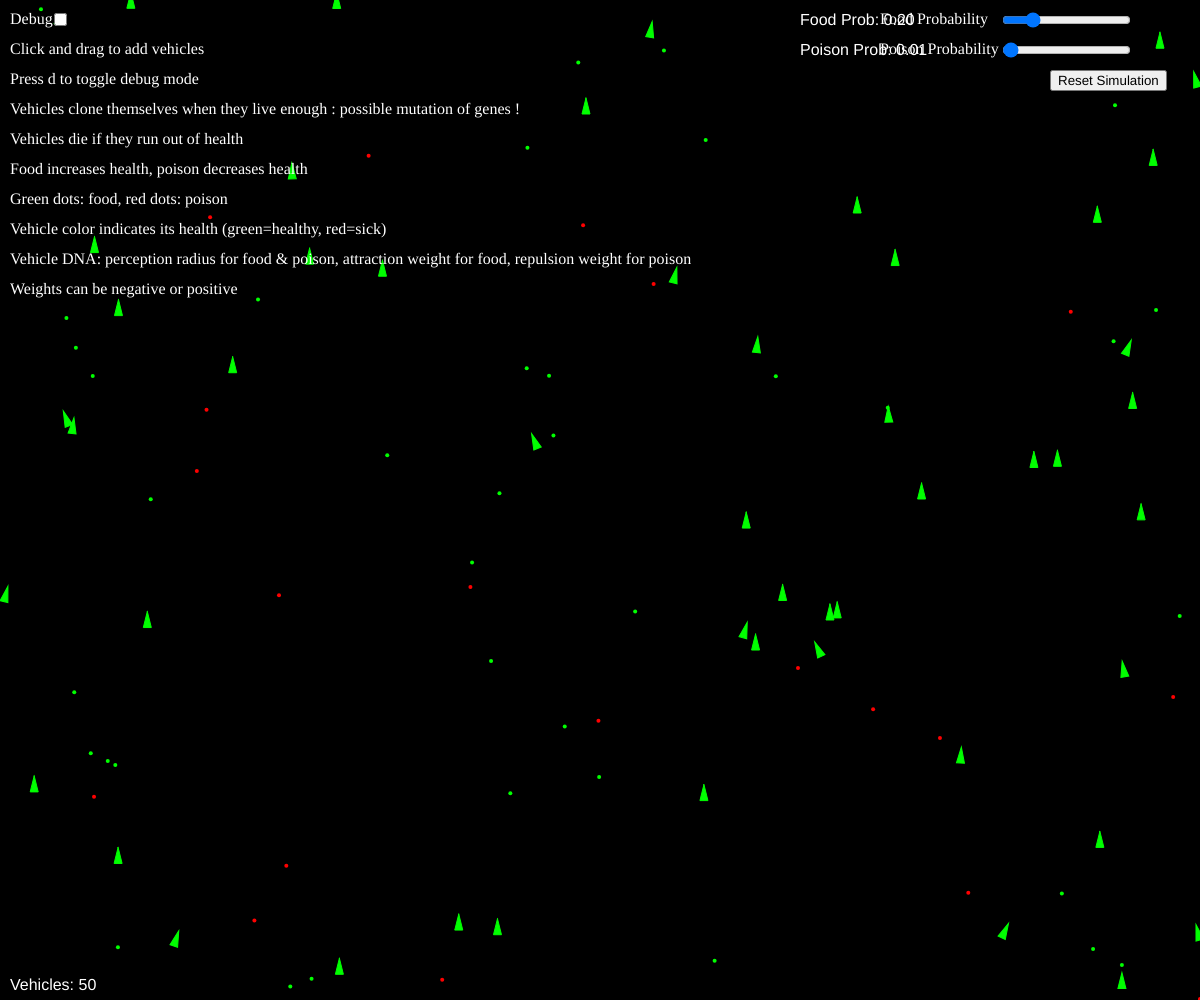
Frame 1 (no input)
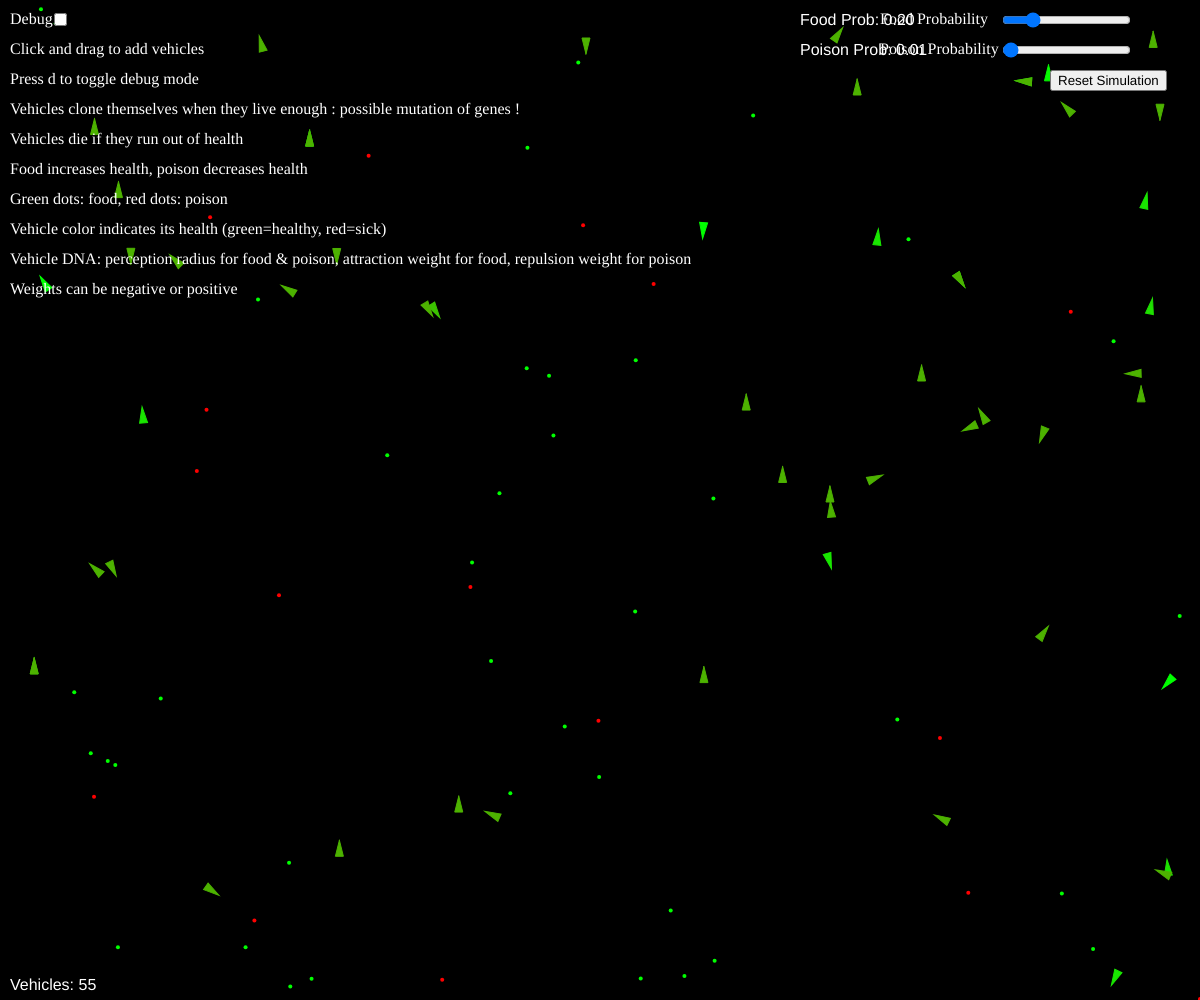
Frame 60 (no input)
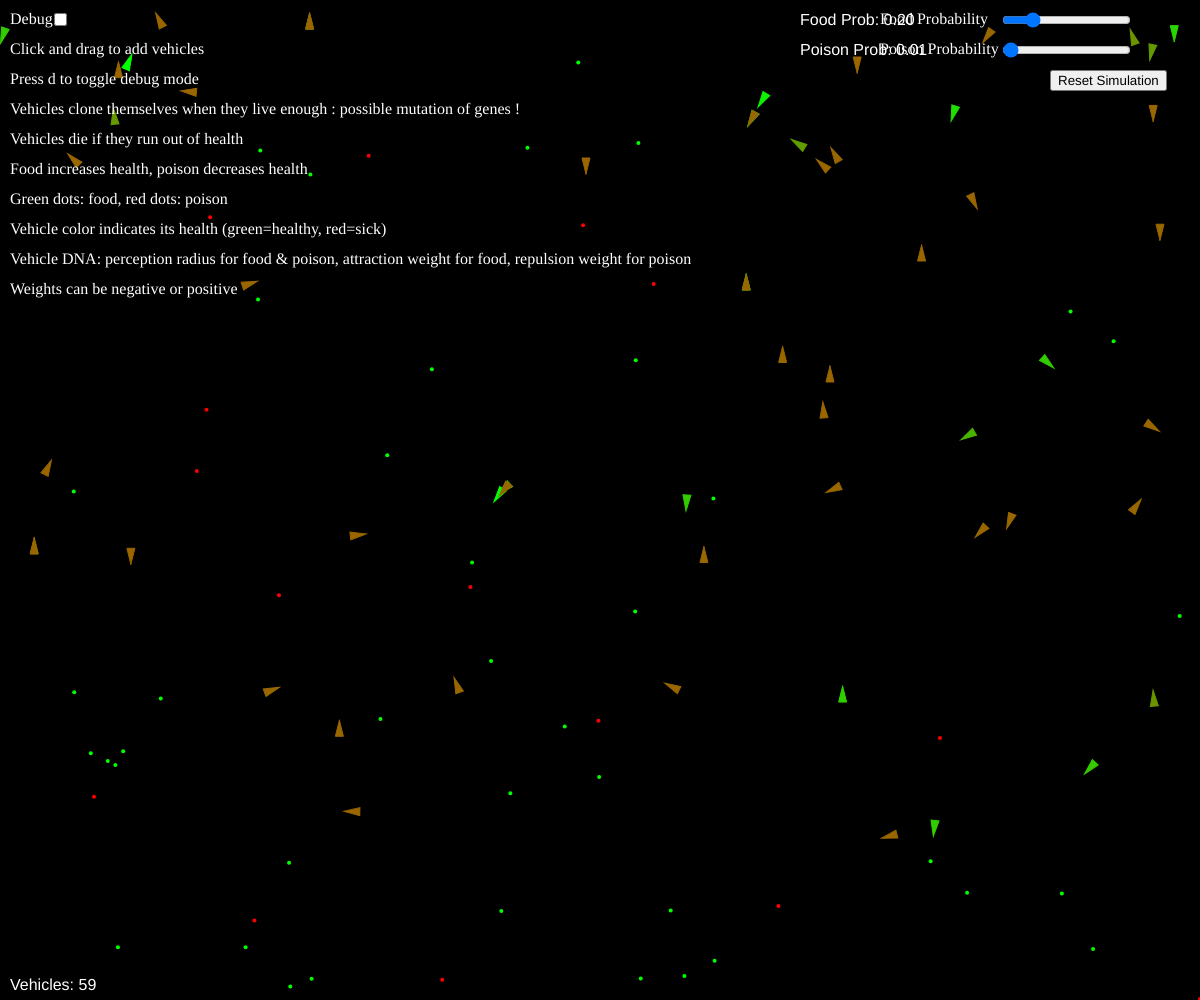
Frame 120 (the mouse pressed at the canvas centre since frame 60)

The p5.js sketch that drew these frames (run headless with seeded random() and noise() and a simulated clock; from frame 60 on, the mouse is pressed at the canvas centre):

// p5.js sketch
// ── sketch.js
// Daniel Shiffman
// The Coding Train
// Coding Challenge 69: Steering Evolution

// Part 1: https://youtu.be/flxOkx0yLrY
// Part 2: https://youtu.be/XaOVH8ZSRNA
// Part 3: https://youtu.be/vZUWTlK7D2Q
// Part 4: https://youtu.be/ykOcaInciBI
// Part 5: https://youtu.be/VnFF5V5DS8s

const vehicles = [];
const food = [];
const poison = [];

let debug;

// sliders pour régler la probabilité d'apparition de nourriture et de poison
let foodProbSlider;
let poisonProbSlider;

function setup() {
  createCanvas(windowWidth, windowHeight);
  afficheGUI();
  initSimulation();

}

function afficheGUI() {
  debug = createCheckbox();
  debug.position(50, 10);
  debug.style('color', 'white');
  // label "debug" à gauche de la checkbox
  let label = createDiv('Debug');
  label.position(10, 10);
  label.style('color', 'white');

  // Add label : "click and drag to add vehicles"
  let labelAddVehicles = createDiv('Click and drag to add vehicles');
  labelAddVehicles.position(10, 40);
  labelAddVehicles.style('color', 'white');
  // add Label "press d to toggle debug mode"
  let labelToggleDebug = createDiv('Press d to toggle debug mode');
  labelToggleDebug.position(10, 70);
  labelToggleDebug.style('color', 'white'); 
  // add label "vehicles clone themselves when they live enough"
  let labelClone = createDiv('Vehicles clone themselves when they live enough : possible mutation of genes !');
  labelClone.position(10, 100);
  labelClone.style('color', 'white');
  // add label "vehicles die if they run out of health"
  let labelDie = createDiv('Vehicles die if they run out of health');
  labelDie.position(10, 130);
  labelDie.style('color', 'white');
  // add label "food increases health, poison decreases health"
  let labelFoodPoison = createDiv('Food increases health, poison decreases health');
  labelFoodPoison.position(10, 160);
  labelFoodPoison.style('color', 'white');
  // add label "green dots: food, red dots: poison"
  let labelFoodPoisonDots = createDiv('Green dots: food, red dots: poison');
  labelFoodPoisonDots.position(10, 190);
  labelFoodPoisonDots.style('color', 'white');
  // add label : vehicle color indicates its health (green=healthy, red=sick)
  let labelHealthColor = createDiv('Vehicle color indicates its health (green=healthy, red=sick)');
  labelHealthColor.position(10, 220);
  labelHealthColor.style('color', 'white');
  // add label : vehicle DNA is made of 4 genes: radius of perception for food, radius of perception for poison, attraction weight for food, repulsion weight for poison
  let labelDNA = createDiv('Vehicle DNA: perception radius for food & poison, attraction weight for food, repulsion weight for poison');
  labelDNA.position(10, 250);
  labelDNA.style('color', 'white');
  // label : weights can be negative or positive
  let labelWeights = createDiv('Weights can be negative or positive');
  labelWeights.position(10, 280);
  labelWeights.style('color', 'white');

  // en haut à droite : curseur pour régler la probabilité d'apparition de nourriture
  let labelFoodProb = createDiv('Food Probability');
  labelFoodProb.position(width - 320, 10);
  labelFoodProb.style('color', 'white');
  foodProbSlider = createSlider(0, 1, 0.2, 0.01);
  foodProbSlider.position(width - 200, 10);

  // en haut à droite : curseur pour régler la probabilité d'apparition de poison
  let labelPoisonProb = createDiv('Poison Probability');
  labelPoisonProb.position(width - 320, 40);
  labelPoisonProb.style('color', 'white');
  poisonProbSlider = createSlider(0, 1, 0.01, 0.01);
  poisonProbSlider.position(width - 200, 40);

  // Ajout d'un bouton reset pour remettre la simulation à zéro
  let resetButton = createButton('Reset Simulation');
  resetButton.position(width - 150, 70);
  resetButton.mousePressed(() => {
    initSimulation();
  });
}

function initSimulation() {
  vehicles.length = 0;
    food.length = 0;
    poison.length = 0;
    // recréer 50 véhicules
    for (let i = 0; i < 50; i++) {
      const x = random(width);
      const y = random(height);
      vehicles[i] = new Vehicle(x, y);
    }
    // recréer 40 éléments de nourriture
    for (let i = 0; i < 40; i++) {
      const x = random(width);
      const y = random(height);
      food.push(createVector(x, y));
    }
    // recréer 20 éléments de poison
    for (let i = 0; i < 20; i++) {
      const x = random(width);
      const y = random(height);
      poison.push(createVector(x, y));
    }
    // remettre les sliders à leur valeur par défaut
    foodProbSlider.value(0.2);
    poisonProbSlider.value(0.01);
}


// appelée 60 fois par seconde
function draw() {
  background(0);

  // afficher le nombre de véhicules
  fill(255);
  textSize(16);
  text('Vehicles: ' + vehicles.length, 10, height - 10);
  
  // Afficher la probabilité de nourriture et poison
  fill(255);
  textSize(16);
  text('Food Prob: ' + foodProbSlider.value().toFixed(2), foodProbSlider.x * 0.8, foodProbSlider.y + 15);
  text('Poison Prob: ' + poisonProbSlider.value().toFixed(2), poisonProbSlider.x * 0.8, poisonProbSlider.y + 15);

  // On fait apparaitre aléatoirement de la nourriture
  if (random(1) < foodProbSlider.value()) {
    const x = random(width);
    const y = random(height);
    food.push(createVector(x, y));
  }

  // On fait apparaitre aléatoirement du poison
  if (random(1) < poisonProbSlider.value()) {
    const x = random(width);
    const y = random(height);
    poison.push(createVector(x, y));
  }

  // on dessine la nourriture
  for (let i = 0; i < food.length; i++) {
    fill(0, 255, 0);
    noStroke();
    ellipse(food[i].x, food[i].y, 4, 4);
  }

  // on dessine le poison
  for (let i = 0; i < poison.length; i++) {
    fill(255, 0, 0);
    noStroke();
    ellipse(poison[i].x, poison[i].y, 4, 4);
  }

  // On parcourt la liste à l'envers pour pouvoir supprimer
  // des éléments sans problème. Astuce connue...
  for (let i = vehicles.length - 1; i >= 0; i--) {
    // Comportement "confinement" dans le canvas (les vehicules
    // ne peuvent pas sortir de l'écran, ils sont repoussés
    // par les bords)
    vehicles[i].boundaries();

    // attirés par la nourriture et repoussés par le poison
    vehicles[i].behaviors(food, poison);

    vehicles[i].update();
    vehicles[i].display();

    // 0.002% de chances de clonage dans cette fonction
    // voir le code de clone() dans vehicule.js
    const newVehicle = vehicles[i].clone();

    // si par chance le véhicule a été cloné
    // plus sa durée de vie est grande, plus il a de
    // chances d'être cloné....
    if (newVehicle != null) {
      vehicles.push(newVehicle);
    }

    // Si le véhicule est mort, alors on le retire du tableau
    // et on ajoute un élément food à sa position
    if (vehicles[i].dead()) {
      const x = vehicles[i].pos.x;
      const y = vehicles[i].pos.y;
      food.push(createVector(x, y));
      vehicles.splice(i, 1);
    }
  }
}

// on ajoute un véhicule à la position de la souris 
// quand on clique et déplace la souris
function mouseDragged() {
  vehicles.push(new Vehicle(mouseX, mouseY));
}


// Ecouteur de touches pour activer/désactiver le mode debug
function keyPressed() {
  if (key === 'd' || key === 'D') {
    // set the checkbox state to the opposite of its current state
    debug.checked(!debug.checked());
  }
}
// ── vehicle.js
// Daniel Shiffman
// The Coding Train
// Coding Challenge 69: Steering Evolution
// Part 1: https://youtu.be/flxOkx0yLrY
// Part 2: https://youtu.be/XaOVH8ZSRNA
// Part 3: https://youtu.be/vZUWTlK7D2Q
// Part 4: https://youtu.be/ykOcaInciBI
// Part 5: https://youtu.be/VnFF5V5DS8s

// https://editor.p5js.org/codingtrain/sketches/xgQNXkxx1

var mr = 0.01;

class Vehicle {
  constructor(x, y, dna) {
    this.acc = createVector(0, 0);
    this.vel = createVector(0, -2);
    this.pos = createVector(x, y);
    this.r = 4;
    this.maxSpeed = 5;
    this.maxForce = 0.5;

    // La vie, à zéro le véhicule est mort
    this.health = 1;

    // 4 gènes : poids de la force d'attraction vers la nourriture, 
    //           poids  de la force d'attraction vers le poison, 
    //           perception de la nourriture (rayon cercle de détection), 
    //           perception du poison (rayon cercle de détection)
    this.dna = [];

    // si le paramètre dna est défini alors on est dans un cas de mutation
    // si il est undefined alors on crée des gènes aléatoires pour un nouvel individu
    if (dna === undefined) {
      // Food weight
      this.dna[0] = random(-2, 2);
      // Poison weight
      this.dna[1] = random(-2, 2);
      // Food perception (rayon cercle de détection)
      this.dna[2] = random(0, 100);
      // Poison Perception (rayon cercle de détection)
      this.dna[3] = random(0, 100);
    } else {
      // Mutation lors d'un clonage, on va recréer 
      // un individu avec des gènes légèrement modifiés
      // poids des forces d'attraction / répulsion de la nourriture et du poison
      this.dna[0] = dna[0];
      // mr = mutation rate (en général très petit comme 0.01, soit une fois
      // sur 100)
      if (random(1) < mr) {
        // et on donne une petite variation aléatoire entre des très petites valeurs
        // ici entre -0.1 et 0.1
        this.dna[0] += random(-0.1, 0.1);
      }
      this.dna[1] = dna[1];
      if (random(1) < mr) {
        this.dna[1] += random(-0.1, 0.1);
      }
      // rayons de perception, +/- 10 pixels pour la mutation
      this.dna[2] = dna[2];
      if (random(1) < mr) {
        this.dna[2] += random(-10, 10);
      }
      this.dna[3] = dna[3];
      if (random(1) < mr) {
        this.dna[3] += random(-10, 10);
      }
    }
  }


  // Method to update location
  update() {

    // 60 fois par seconde, on perd de la vie, d'où la 
    // nécessité de se nourrir.
    // à chaque frame on perd 0.005 de vie, donc à 60 images par
    // seconde, on perd 0.3 de vie par seconde
    this.health -= 0.005;

    // Update velocity
    this.vel.add(this.acc);
    // Limit speed
    this.vel.limit(this.maxSpeed);
    this.pos.add(this.vel);
    // Reset accelerationelertion to 0 each cycle
    this.acc.mult(0);
  }

  applyForce(force) {
    // We could add mass here if we want A = F / M
    this.acc.add(force);
  }

  behaviors(good, bad) {
    // G = good (food)
    // B = bad (poison)
    // steerG = force qui attire vers la nourriture
    // steerB = force qui repousse du poison
    // 1er param = le tableau de nourriture (bonne ou poison)
    // 2ème param = ce qu'on va ajouter à la sante si on mange
    // sante = this.health
    // 3ème param = rayon de perception   
    const steerG = this.eat(good, 0.2, this.dna[2]);
    const steerB = this.eat(bad, -1, this.dna[3]);

    // on applique les poids des gènes
    steerG.mult(this.dna[0]);
    steerB.mult(this.dna[1]);

    // on applique les forces
    this.applyForce(steerG);
    this.applyForce(steerB);
  }

  clone() {
    // 2 sur mille de chances de clonage
    if (random(1) < 0.002) {
      return new Vehicle(this.pos.x, this.pos.y, this.dna);
    } else {
      return null;
    }
  }

  // comportement de recherche de nourriture
  // nutrition peut être positive (nourriture) ou négative (poison)
  // perception est le rayon de détection de la nourriture 
  // ou du poison
  eat(list, nutrition, perception) {
    let record = Infinity;
    let closest = null;

    // on parcourt la liste des éléments à manger
    // on cherche le plus proche
    for (let i = list.length - 1; i >= 0; i--) {
      const d = this.pos.dist(list[i]);

      // si l'élément est à portée
      // on le mange et on gagne de la vie ou on en perd
      // selon que c'est de la nourriture ou du poison
      // on a pris this.maxSpeed qui vaut 5 ici pour la distance
      // à partir de laquelle on mange l'élément. On aurait pu
      // definir une nouvelle variable
      if (d < 5) {
        list.splice(i, 1);
        this.health += nutrition;
      } else {
        // si l'élément n'est pas à portée, 
        // on cherche le plus proche
        if (d < record && d < perception) {
          // on garde en mémoire la distance et l'élément
          record = d;
          closest = list[i];
        }
      }
    }

    // This is the moment of eating!
    if (closest != null) {
      return this.seek(closest);
    }

    return createVector(0, 0);
  }

  // A method that calculates a steering force towards a target
  // STEER = DESIRED MINUS VELOCITY
  seek(target) {
    const desired = p5.Vector.sub(target, this.pos); // A vector pointing from the location to the target

    // Scale to maximum speed
    desired.setMag(this.maxSpeed);

    // Steering = Desired minus velocity
    const steer = p5.Vector.sub(desired, this.vel);
    steer.limit(this.maxForce); // Limit to maximum steering force

    return steer;
  }

  dead() {
    return (this.health <= 0)
  }

  display() {
    // Draw a triangle rotated in the direction of velocity
    const angle = this.vel.heading() + PI / 2;

    push();
    translate(this.pos.x, this.pos.y);
    rotate(angle);

    if (debug.checked()) {
      strokeWeight(3);
      stroke(0, 255, 0);
      noFill();
      line(0, 0, 0, -this.dna[0] * 25);
      strokeWeight(2);
      ellipse(0, 0, this.dna[2] * 2);
      stroke(255, 0, 0);
      line(0, 0, 0, -this.dna[1] * 25);
      ellipse(0, 0, this.dna[3] * 2);
    }

    const gr = color(0, 255, 0);
    const rd = color(255, 0, 0);
    // couleur qui varie en fonction de la santé de l'individu
    // lerpColor est une fonction p5 qui permet de faire une interpolation linéaire
    // entre deux couleurs. Ici on fait une interpolation linéaire entre la couleur rouge
    // et la couleur verte en fonction de la santé de l'individu
    const col = lerpColor(rd, gr, this.health);

    fill(col);
    stroke(col);
    strokeWeight(1);
    beginShape();
    vertex(0, -this.r * 2);
    vertex(-this.r, this.r * 2);
    vertex(this.r, this.r * 2);
    endShape(CLOSE);

    pop();
  }


  // Exerce une force renvoyant vers le centre du canvas si le véhicule s'approche
  // des bords du canvas
  boundaries() {
    const d = 25;

    let desired = null;

    // si le véhicule est trop à gauche ou trop à droite
    if (this.pos.x < d) {
      desired = createVector(this.maxSpeed, this.vel.y);
    } else if (this.pos.x > width - d) {
      desired = createVector(-this.maxSpeed, this.vel.y);
    }

    if (this.pos.y < d) {
      desired = createVector(this.vel.x, this.maxSpeed);
    } else if (this.pos.y > height - d) {
      desired = createVector(this.vel.x, -this.maxSpeed);
    }

    if (desired !== null) {
      desired.normalize();
      desired.mult(this.maxSpeed);
      const steer = p5.Vector.sub(desired, this.vel);
      steer.limit(this.maxForce);
      this.applyForce(steer);
    }
  }
}
